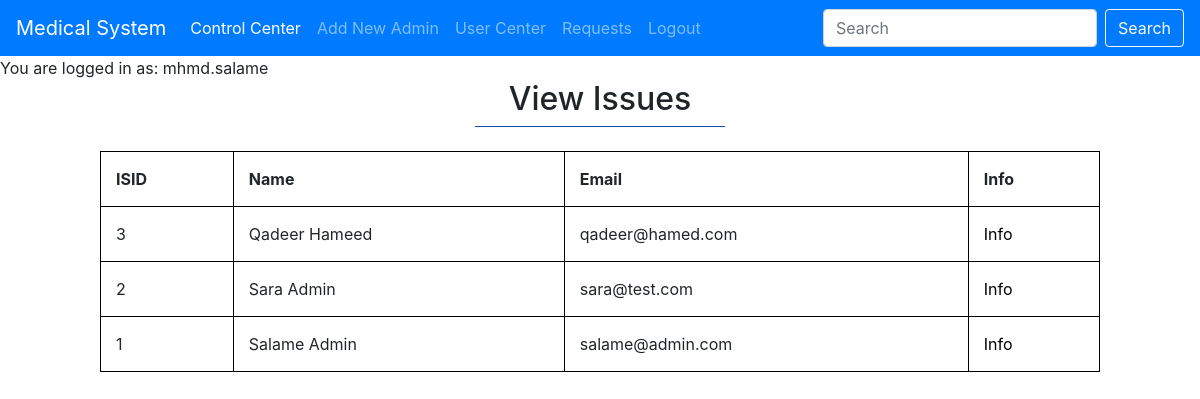
Screenshot of /adviewissue.php (signed in) with the database file from the repository.
### tables this page shows
CREATE TABLE `contact` (
  `id` int(11) NOT NULL,
  `name` varchar(30) NOT NULL,
  `email` varchar(30) NOT NULL,
  `issue` varchar(1000) NOT NULL
);

### adviewissue.php (the view, shortened to what this page needs)
<?php include 'incs/adnav.php'; ?>
<!DOCTYPE html>
<html lang="en">
<head>
    <link rel="stylesheet" href="css/viewissue.css">
</head>
<body>
<br>
    <center>
        <div class="bordb">
            <h2>View Issues</h2>
        </div>
    </center>
    <br>
    <center>
    <table>
        <tr>
            <th>ISID</th>
            <th>Name</th>
            <th>Email</th>
            <th>Info</th>
        </tr>
    <?php
        include 'incs/connection.php';
        $sql = "SELECT * FROM contact ORDER BY id DESC";
        if($result = mysqli_query($con,$sql)){
            while($row = mysqli_fetch_assoc($result)){
                echo    "<tr>
                            <td>".$row['id']."</td>
                            <td>".$row['name']."</td>
                            <td>".$row['email']."</td>
                            <td><a href=adissueinfo.php?id=".$row['id'].">Info</a></td>
                         </tr>";
            }
        }
    ?>
    </table>
    </center>
</body>
</html>

### css/viewissue.css (style rules this page uses)
th,td { padding: 15px; border: 1px solid black; }
table { width: 1000px; }
table a { color: #000; }
table a { text-decoration: none; }
.bordb { border-bottom: 1px solid rgb(23, 74, 168); width: 250px; }

### rows the page displays
contact: id "3", name "Qadeer Hameed", email "qadeer@hamed.com"
contact: id "2", name "Sara Admin", email "sara@test.com"
contact: id "1", name "Salame Admin", email "salame@admin.com"

### other values shown
$_SESSION['sess'] "mhmd.salame"
